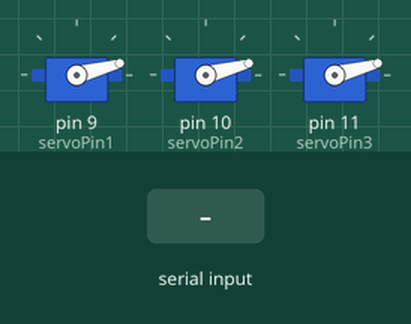
Simulated run of this sketch. Board: Arduino Uno, built with avr-gcc and run on an emulated ATmega328P. Shown: 3 × servo. The inputs (shaded band) are chosen by the test bench. What the sketch prints to the serial monitor is not drawn.

Above: at 1.2 s.
1.3 s: byte 30 received over Serial
At 1.4 s:
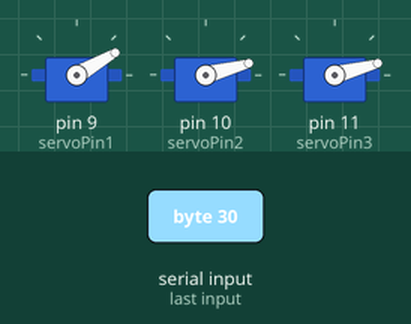
At 2.3 s:
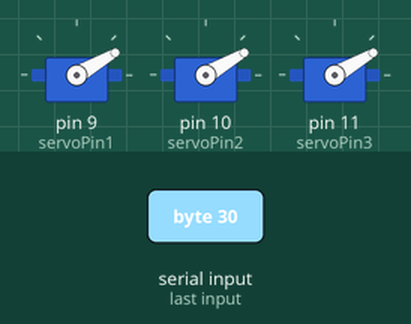
Timing chart, 0 to 4.3 s (numbered marks = the images above; inputs shaded):
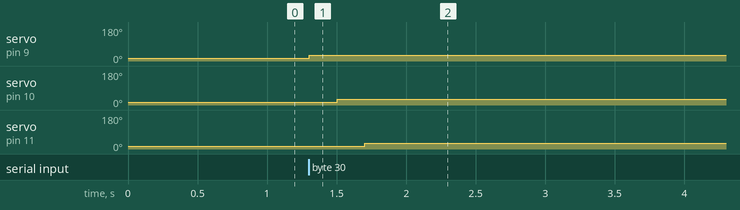

Measured:
- after the input at 1.3 s, servo on pin 9 (servoPin1): 15° → 30° at once; servo on pin 10 (servoPin2): 15° → 30° after 0.20 s; servo on pin 11 (servoPin3): 15° → 30° after 0.40 s

The sketch:

servo_controller.ino
```cpp
#include <Servo.h>

// ----- Servo configuration -----
Servo servo1;
Servo servo2;
Servo servo3;

const int servoPin1 = 9;
const int servoPin2 = 10;
const int servoPin3 = 11;

const int MIN_ANGLE = 0;
const int MAX_ANGLE = 30;
const int NEUTRAL_ANGLE = 15;

// Communication variables
int targetAngle = NEUTRAL_ANGLE;
bool newCommand = false;

void setup() {
  Serial.begin(9600);

  servo1.attach(servoPin1);
  servo2.attach(servoPin2);
  servo3.attach(servoPin3);

  // Move all servos to neutral
  servo1.write(NEUTRAL_ANGLE);
  servo2.write(NEUTRAL_ANGLE);
  servo3.write(NEUTRAL_ANGLE);

  Serial.println("3-servo controller ready");
}

void loop() {

  if (Serial.available() > 0) {
    int receivedAngle = Serial.read();

    if (receivedAngle >= MIN_ANGLE && receivedAngle <= MAX_ANGLE) {
      targetAngle = receivedAngle;
      newCommand = true;
    }
  }

  if (newCommand) {
    // Move servo 1
    servo1.write(targetAngle);
    delay(200); // wait 0.2s

    // Move servo 2
    servo2.write(targetAngle);
    delay(200);

    // Move servo 3
    servo3.write(targetAngle);
    delay(200);

    newCommand = false;
  }

  delay(10);
}
```
